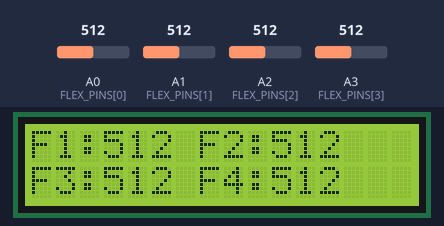
Recording of a sketch running on a simulated Arduino Uno, built with avr-gcc and run on an emulated ATmega328P. Parts: 16×2 character LCD. Inputs (shaded band) come from the test bench; at power-on: A0 (FLEX_PINS[0]) = 512, A1 (FLEX_PINS[1]) = 512, A2 (FLEX_PINS[2]) = 512, A3 (FLEX_PINS[3]) = 512. What the sketch prints to the serial monitor is not drawn.

Above: at 1.2 s.
1.3 s: A0 (FLEX_PINS[0]) set to 716
At 2.6 s:
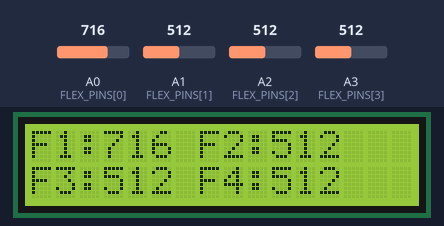
2.9 s: A1 (FLEX_PINS[1]) set to 716
At 4.2 s:
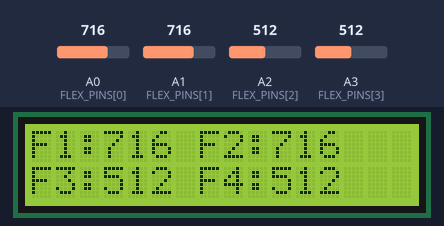
4.5 s: A2 (FLEX_PINS[2]) set to 716
At 5.1 s:
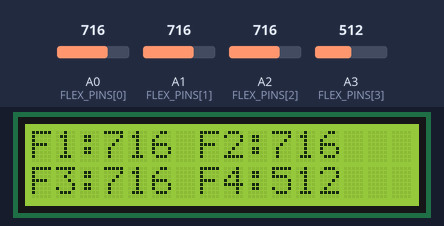
6.2 s: A3 (FLEX_PINS[3]) set to 716
At 6.9 s:
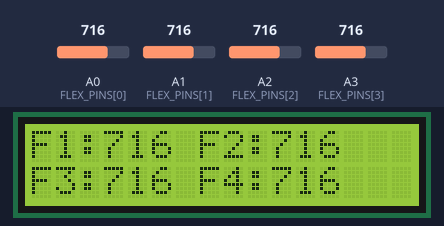
7.8 s: A0 (FLEX_PINS[0]) set to 992
At 8.7 s:
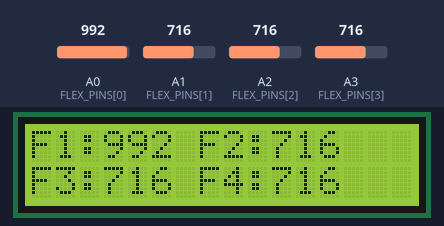
9.4 s: A1 (FLEX_PINS[1]) set to 992
At 10.5 s:
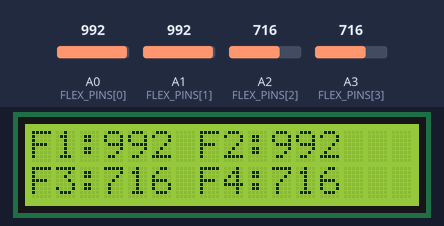
Timing chart, 0 to 12.0 s (numbered marks = the images above; inputs shaded):
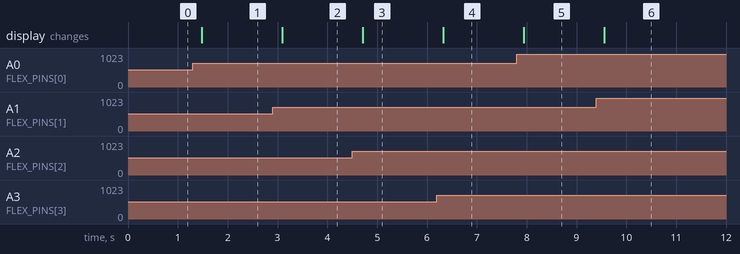

Measured:
- after the input at 1.3 s, the display: changes after 0.18 s (image 1)
- after the input at 2.9 s, the display: changes after 0.20 s (image 2)
- after the input at 4.5 s, the display: changes after 0.21 s (image 3)
- after the input at 6.2 s, the display: changes after 0.13 s (image 4)
- after the input at 7.8 s, the display: changes after 0.14 s (image 5)
- after the input at 9.4 s, the display: changes after 0.16 s (image 6)

The sketch:

4flex_LCD.ino
```cpp
#include <LiquidCrystal_I2C.h>

LiquidCrystal_I2C lcd(0x27, 16, 2);

const int FLEX_PINS[4] = {A0, A1, A2, A3};
int raw[4];

void setup() {
  lcd.init();
  lcd.backlight();
  Serial.begin(9600);
}

void loop() {
  for (int i = 0; i < 4; i++) {
    raw[i] = analogRead(FLEX_PINS[i]);
  }

  // Row 1: F1 and F2
  lcd.setCursor(0, 0);
  lcd.print("F1:");
  lcd.print(raw[0]);
  lcd.print(" F2:");
  lcd.print(raw[1]);
  lcd.print("  ");

  // Row 2: F3 and F4
  lcd.setCursor(0, 1);
  lcd.print("F3:");
  lcd.print(raw[2]);
  lcd.print(" F4:");
  lcd.print(raw[3]);
  lcd.print("  ");

  // Serial: useful for training data later
  Serial.print("F1:"); Serial.print(raw[0]);
  Serial.print(" F2:"); Serial.print(raw[1]);
  Serial.print(" F3:"); Serial.print(raw[2]);
  Serial.print(" F4:"); Serial.println(raw[3]);

  delay(200);
}
```
